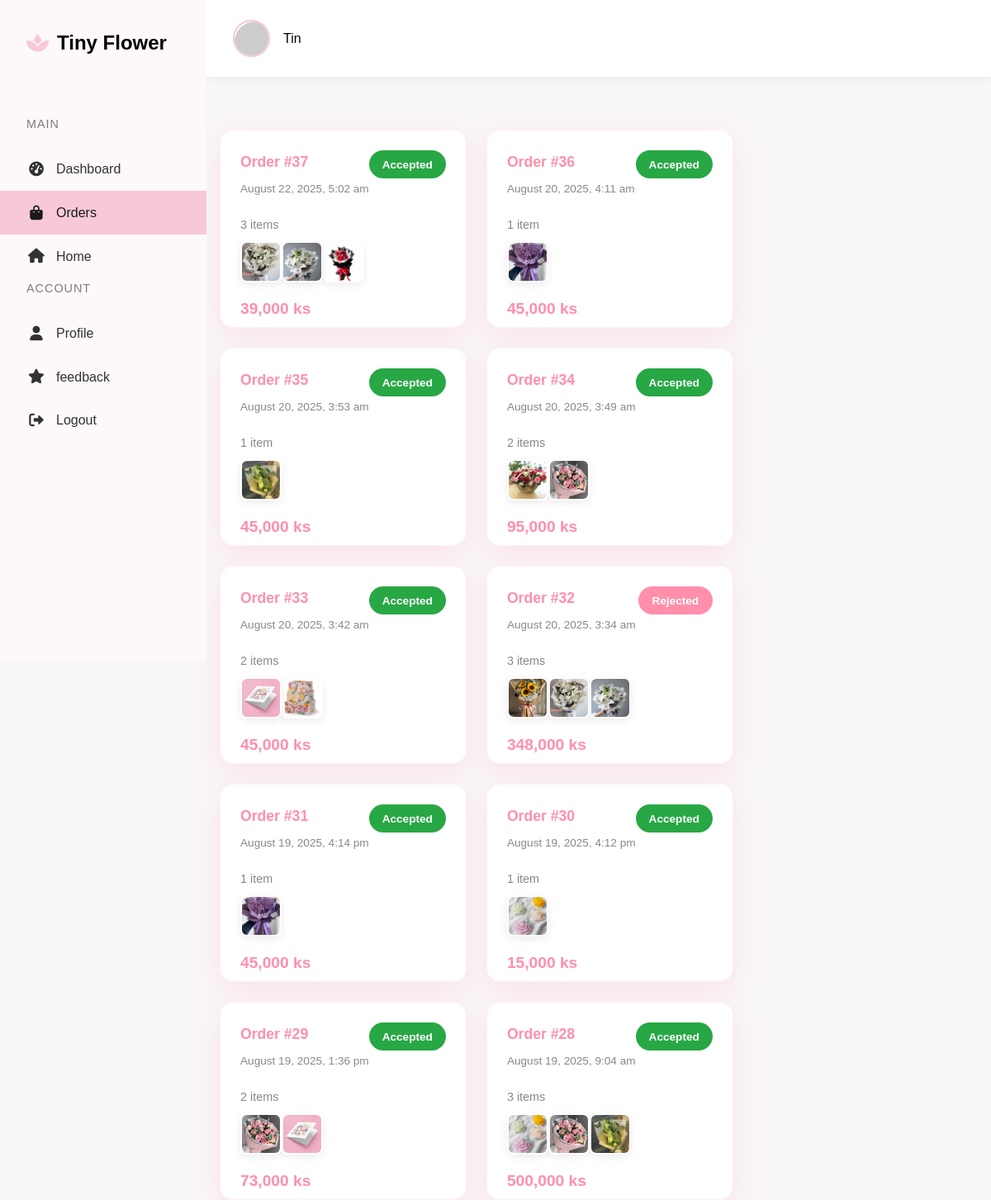
/user/my_orders.php (signed in), run on the app's committed database.
### tables this page shows
CREATE TABLE `order` (
  `order_id` int(11) NOT NULL,
  `customer_id` int(11) NOT NULL,
  `order_date` timestamp NOT NULL DEFAULT current_timestamp(),
  `order_status` enum('Pending','Accepted','Rejected') DEFAULT 'Pending',
  `total_amount` decimal(10,2) NOT NULL,
  `customer_note` text DEFAULT NULL
);

CREATE TABLE `orders_item` (
  `order_item_id` int(11) NOT NULL,
  `order_id` int(11) NOT NULL,
  `product_id` int(11) DEFAULT NULL,
  `aid` int(11) DEFAULT NULL,
  `quantity` int(11) NOT NULL,
  `sub_price` decimal(10,2) NOT NULL,
  `item_type` enum('product','accessory') NOT NULL DEFAULT 'product'
);

CREATE TABLE `product_images` (
  `image_id` int(11) NOT NULL,
  `product_id` int(11) NOT NULL,
  `image_url` varchar(255) NOT NULL,
  `date_uploaded` timestamp NOT NULL DEFAULT current_timestamp()
);

CREATE TABLE `accessories` (
  `aid` int(11) NOT NULL,
  `name` varchar(100) NOT NULL,
  `description` text DEFAULT NULL,
  `price` decimal(10,2) NOT NULL,
  `image` varchar(255) DEFAULT NULL,
  `category` varchar(50) DEFAULT NULL,
  `created_at` timestamp NOT NULL DEFAULT current_timestamp(),
  `updated_at` timestamp NOT NULL DEFAULT current_timestamp() ON UPDATE current_timestamp()
);

### user/my_orders.php (the view, shortened to what this page needs)
<?php
include 'side.php';
$customer_id = $_SESSION['customer_id'];
$sql_orders = $con->prepare("
    SELECT o.order_id, o.order_date, o.order_status, o.total_amount, o.customer_note
    FROM `order` o
    WHERE o.customer_id = ?
    ORDER BY o.order_date DESC
");
$sql_orders->bind_param("i", $customer_id);
$sql_orders->execute();
$result_orders = $sql_orders->get_result();
?>
<!DOCTYPE html>
<html lang="en">
<head>
    <link rel="stylesheet" href="https://cdnjs.cloudflare.com/ajax/libs/font-awesome/6.0.0-beta3/css/all.min.css" />
</head>
<body>
<div class="dashboard-container">
    <?php if ($result_orders->num_rows === 0): ?>
        <p>You have no orders yet.</p>
    <?php else: ?>
        <div class="orders-container">
            <?php while ($order = $result_orders->fetch_assoc()): ?>
                <?php
                $stmt_items = $con->prepare("
                    SELECT
                        oi.quantity, oi.sub_price, oi.item_type,
                        p.product_id, p.product_name, p.product_price,
                        pi.image_url AS product_image,
                        a.aid, a.name AS accessory_name, a.image AS accessory_image
                    FROM orders_item oi
                    LEFT JOIN product p ON oi.product_id = p.product_id AND oi.item_type = 'product'
                    LEFT JOIN product_images pi ON p.product_id = pi.product_id
                    LEFT JOIN accessories a ON oi.aid = a.aid AND oi.item_type = 'accessory'
                    WHERE oi.order_id = ?
                    LIMIT 3
                ");
                $stmt_items->bind_param("i", $order['order_id']);
                if (!$stmt_items->execute()) {
                    error_log("Error executing items query: " . $stmt_items->error);
                }
                $result_items = $stmt_items->get_result();
                $item_count = $result_items->num_rows;
                $all_items = [];
                $stmt_all_items = $con->prepare("
                    SELECT
                        oi.quantity, oi.sub_price, oi.item_type,
                        p.product_id, p.product_name, p.product_price,
                        pi.image_url AS product_image,
                        a.aid, a.name AS accessory_name, a.image AS accessory_image
                    FROM orders_item oi
                    LEFT JOIN product p ON oi.product_id = p.product_id AND oi.item_type = 'product'
                    LEFT JOIN product_images pi ON p.product_id = pi.product_id
                    LEFT JOIN accessories a ON oi.aid = a.aid AND oi.item_type = 'accessory'
                    WHERE oi.order_id = ?
                ");
                $stmt_all_items->bind_param("i", $order['order_id']);
                $result_all_items = $stmt_all_items->get_result();
                while ($item = $result_all_items->fetch_assoc()) {
                    $all_items[] = $item;
                }
                ?>
                <div class="order-card">
                    <div class="order-header">
                        <div>
                            <div class="order-id">Order #<?= htmlspecialchars($order['order_id']) ?></div>
                            <div class="order-date"><?= date('F j, Y, g:i a', strtotime($order['order_date'])) ?></div>
                        </div>
                        <div class="order-status <?= htmlspecialchars($order['order_status']) ?>">
                            <?= htmlspecialchars($order['order_status']) ?>
                        </div>
                    </div>
                    <div class="order-summary">
                        <div>
                            <div class="item-count"><?= $item_count ?> item<?= $item_count !== 1 ? 's' : '' ?></div>
                            <div class="item-preview">
                                <div class="item-images">
                                    <?php
                                    $displayed_items = 0;
                                    while ($displayed_items < 3 && ($item = $result_items->fetch_assoc())):
                                        $displayed_items++;
                                        $image_src = '';
                                        $alt_text = '';
                                        if ($item['item_type'] === 'product' && !empty($item['product_name'])) {
                                            $image_src = !empty($item['product_image']) ? "../uploads/products/" . htmlspecialchars($item['product_image']) : 'https://via.placeholder.com/60';
                                            $alt_text = htmlspecialchars($item['product_name']);
                                        } elseif ($item['item_type'] === 'accessory' && !empty($item['accessory_name'])) {
                                            $image_src = !empty($item['accessory_image']) ? "../uploads/accessories/" . htmlspecialchars($item['accessory_image']) : 'https://via.placeholder.com/60';
                                            $alt_text = htmlspecialchars($item['accessory_name']);
                                        } else {
                                            $image_src = 'https://via.placeholder.com/60';
                                            $alt_text = 'Item image';
                                        }
                                        ?>
                                        <img src="<?= $image_src ?>" alt="<?= $alt_text ?>" class="item-image" />
                                    <?php endwhile; ?>
                                </div>
                            </div>
                        </div>
                        <div class="order-footer">
                            <div class="order-total"><?= number_format($order['total_amount']) ?> ks</div>
                        </div>
                    </div>
                </div>
            <?php endwhile; ?>
        </div>
    <?php endif; ?>
</div>
</body>
</html>

### user/side.php (style rules this page uses)
:root { --primary: #f7c9d8; --primary-dark: #e6a5b8; --primary-light: #fde9ef; --secondary: #333333; --light: #f9f6f7; --dark: #1a1a1a; --accent: #f4aab9; --text: #2c2c2c; --dark-bg: #fdf8f9; --darker-bg: #f6f1f2; --transition: all 0.4s cubic-bezier(0.165, 0.84, 0.44, 1); }
* { margin: 0; padding: 0; box-sizing: border-box; font-family: 'Montserrat', sans-serif; }
body { background-color: var(--light); color: var(--text); line-height: 1.7; overflow-x: hidden; }
.dashboard-container { display: flex; min-height: 100vh; }
.order-status { display: inline-block; padding: 0.3rem 0.8rem; border-radius: 50px; font-size: 0.8rem; font-weight: 600; }

### user/my_orders.php (style rules this page uses)
:root { --primary-color: #ffb6c1; --primary-light: #ffdfea; --primary-dark: #ff8fab; --card-bg: #fff; --border-radius: 16px; --box-shadow: 0 10px 30px rgba(255, 126, 185, 0.15); --light-text: #888; --dark-text: #555; }
.orders-container { display: grid; grid-template-columns: repeat(2, 1fr); gap: 1.5rem; padding: 0 1rem; margin-top: 4rem; }
.order-card { background: var(--card-bg); border-radius: var(--border-radius); box-shadow: var(--box-shadow); padding: 1.5rem; display: flex; flex-direction: column; transition: transform 0.3s ease, box-shadow 0.3s ease; border: 1px solid rgba(255, 182, 193, 0.2); height: 240px; }
.order-header { display: flex; justify-content: space-between; align-items: flex-start; margin-bottom: 1.25rem; }
.order-id { font-weight: 700; color: var(--primary-dark); font-size: 1.1rem; }
.order-date { font-size: 0.85rem; color: var(--light-text); margin-top: 0.3rem; }
.order-status { padding: 0.35rem 1rem; border-radius: 20px; font-size: 0.85rem; font-weight: 600; color: white; background-color: var(--primary-dark); text-transform: capitalize; min-width: 90px; text-align: center; }
.order-status.Accepted { background-color: #28a745; }
.order-summary { flex: 1; display: flex; flex-direction: column; justify-content: space-between; }
.item-preview { display: flex; align-items: center; margin-bottom: 1rem; }
.item-count { font-size: 0.9rem; color: var(--light-text); margin-bottom: 0.5rem; }
.item-images { display: flex; margin-right: 1rem; }
.item-image { width: 50px; height: 50px; border-radius: 8px; object-fit: cover; margin-right: -10px; border: 2px solid white; box-shadow: 0 3px 10px rgba(0,0,0,0.08); }
.item-image:first-child { z-index: 3; }
.item-image:nth-child(2) { z-index: 2; transform: translateX(10px); }
.item-image:nth-child(3) { z-index: 1; transform: translateX(20px); }
.order-footer { display: flex; justify-content: space-between; align-items: flex-end; margin-top: auto; }
.order-total { font-weight: 700; font-size: 1.2rem; color: var(--primary-dark); }

### data on the page
order: order_id "37", order_date "August 22, 2025, 5:02 am", order_status "Accepted", item_count "3", total_amount "39,000"
orders_item: product_images.image_url (picture)
orders_item: product_images.image_url (picture)
order: order_id "36", order_date "August 20, 2025, 4:11 am", order_status "Accepted", item_count "1", total_amount "45,000"
orders_item: product_images.image_url (picture)
order: order_id "35", order_date "August 20, 2025, 3:53 am", order_status "Accepted", item_count "1", total_amount "45,000"
orders_item: product_images.image_url (picture)
order: order_id "34", order_date "August 20, 2025, 3:49 am", order_status "Accepted", item_count "2", total_amount "95,000"
orders_item: product_images.image_url (picture)
orders_item: product_images.image_url (picture)
order: order_id "33", order_date "August 20, 2025, 3:42 am", order_status "Accepted", item_count "2", total_amount "45,000"
orders_item: aid.image (picture)
orders_item: aid.image (picture)
order: order_id "32", order_date "August 20, 2025, 3:34 am", order_status "Rejected", item_count "3", total_amount "348,000"
orders_item: product_images.image_url (picture)
orders_item: product_images.image_url (picture)
order: order_id "31", order_date "August 19, 2025, 4:14 pm", order_status "Accepted", item_count "1", total_amount "45,000"
orders_item: product_images.image_url (picture)
order: order_id "30", order_date "August 19, 2025, 4:12 pm", order_status "Accepted", item_count "1", total_amount "15,000"
orders_item: aid.image (picture)
order: order_id "29", order_date "August 19, 2025, 1:36 pm", order_status "Accepted", item_count "2", total_amount "73,000"
orders_item: product_images.image_url (picture)
orders_item: aid.image (picture)
order: order_id "28", order_date "August 19, 2025, 9:04 am", order_status "Accepted", item_count "3", total_amount "500,000"
orders_item: aid.image (picture)
orders_item: product_images.image_url (picture)
orders_item: product_images.image_url (picture)

### other printed values
$_SESSION['customer_name'] "Tin"
